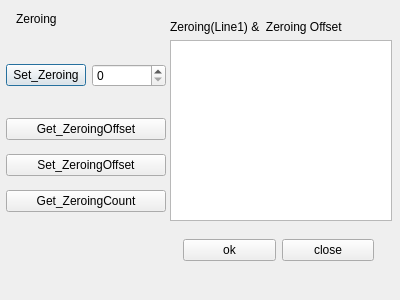
<?xml version="1.0" encoding="UTF-8"?>
<ui version="4.0">
 <class>DlgZeroing</class>
 <widget class="QDialog" name="DlgZeroing">
  <property name="geometry">
   <rect>
    <x>0</x>
    <y>0</y>
    <width>400</width>
    <height>300</height>
   </rect>
  </property>
  <property name="windowTitle">
   <string>Dialog</string>
  </property>
  <widget class="QLabel" name="label_2">
   <property name="geometry">
    <rect>
     <x>16</x>
     <y>10</y>
     <width>61</width>
     <height>17</height>
    </rect>
   </property>
   <property name="text">
    <string>Zeroing</string>
   </property>
  </widget>
  <widget class="QWidget" name="horizontalLayoutWidget">
   <property name="geometry">
    <rect>
     <x>6</x>
     <y>50</y>
     <width>160</width>
     <height>51</height>
    </rect>
   </property>
   <layout class="QHBoxLayout" name="horizontalLayout">
    <item>
     <widget class="QPushButton" name="btnZeroing">
      <property name="text">
       <string>Set_Zeroing</string>
      </property>
     </widget>
    </item>
    <item>
     <widget class="QSpinBox" name="sbIndex"/>
    </item>
   </layout>
  </widget>
  <widget class="QWidget" name="verticalLayoutWidget">
   <property name="geometry">
    <rect>
     <x>6</x>
     <y>110</y>
     <width>160</width>
     <height>111</height>
    </rect>
   </property>
   <layout class="QVBoxLayout" name="verticalLayout">
    <item>
     <widget class="QPushButton" name="btnGetZeroingOffset">
      <property name="text">
       <string>Get_ZeroingOffset</string>
      </property>
     </widget>
    </item>
    <item>
     <widget class="QPushButton" name="btnSetZeroingOffset">
      <property name="text">
       <string>Set_ZeroingOffset</string>
      </property>
     </widget>
    </item>
    <item>
     <widget class="QPushButton" name="btnGetZeroingCount">
      <property name="text">
       <string>Get_ZeroingCount</string>
      </property>
     </widget>
    </item>
   </layout>
  </widget>
  <widget class="QWidget" name="horizontalLayoutWidget_2">
   <property name="geometry">
    <rect>
     <x>183</x>
     <y>230</y>
     <width>191</width>
     <height>41</height>
    </rect>
   </property>
   <layout class="QHBoxLayout" name="horizontalLayout_2">
    <item>
     <widget class="QPushButton" name="btnOk">
      <property name="text">
       <string>ok</string>
      </property>
     </widget>
    </item>
    <item>
     <widget class="QPushButton" name="btnClose">
      <property name="text">
       <string>close</string>
      </property>
     </widget>
    </item>
   </layout>
  </widget>
  <widget class="QWidget" name="verticalLayoutWidget_2">
   <property name="geometry">
    <rect>
     <x>170</x>
     <y>20</y>
     <width>222</width>
     <height>201</height>
    </rect>
   </property>
   <layout class="QVBoxLayout" name="verticalLayout_2">
    <item>
     <widget class="QLabel" name="label">
      <property name="text">
       <string>Zeroing(Line1) &amp;  Zeroing Offset</string>
      </property>
     </widget>
    </item>
    <item>
     <widget class="QTextEdit" name="txtZeroingOffset"/>
    </item>
   </layout>
  </widget>
 </widget>
 <resources/>
 <connections/>
</ui>
